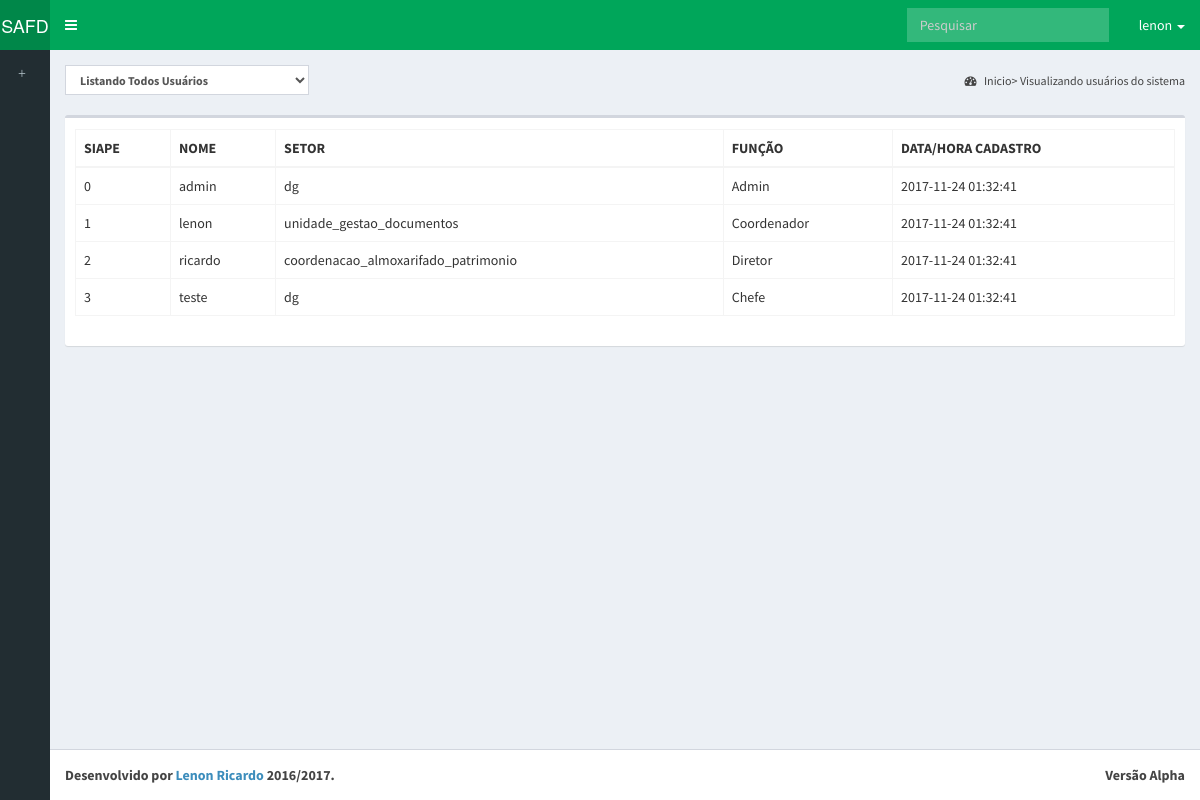
/php/p_visualiza_usuarios.php (signed in), run on the app's committed database.
### tables this page shows
CREATE TABLE IF NOT EXISTS usuario(        
    id_usuario int(10) NOT NULL PRIMARY KEY AUTO_INCREMENT,                               
        estado_usuario binary NOT NULL, 
        login_usuario VARCHAR(50) NOT NULL,
        senha_usuario VARCHAR(50) NOT NULL,
        data_cadastro TIMESTAMP DEFAULT CURRENT_TIMESTAMP,       
        
        id_funcionario int(10) NOT NULL,  
        id_funcao int(10) NOT NULL,  
        id_setor int(10) NOT NULL);

CREATE TABLE IF NOT EXISTS funcionario(        
    id_funcionario int(10) NOT NULL PRIMARY KEY AUTO_INCREMENT,
        siape_funcionario int(10) NOT NULL,
        nome_funcionario VARCHAR(40) NOT NULL,		
        n_portaria_funcionario VARCHAR(40) NOT NULL,
        email_funcionario VARCHAR(40) NOT NULL);

CREATE TABLE IF NOT EXISTS setor(
    id_setor int(10) NOT NULL PRIMARY KEY AUTO_INCREMENT,
	nome_setor VARCHAR(40) NOT NULL);

CREATE TABLE IF NOT EXISTS funcao(    
    id_funcao int(10) NOT NULL PRIMARY KEY AUTO_INCREMENT,        
        descricao_funcao VARCHAR(40) NOT NULL);

### php/visualiza_usuarios.php (the view)
<?php
include 'conexao.php';
$sql = "SELECT login_usuario, estado_usuario, nome_setor, descricao_funcao, siape_funcionario, data_cadastro
        FROM usuario, setor, funcao, funcionario
        WHERE usuario.id_setor = setor.id_setor
        AND usuario.id_funcao = funcao.id_funcao
        AND funcionario.id_funcionario = usuario.id_funcionario";
$result = mysqli_query($con, $sql);
while ($linha = mysqli_fetch_assoc($result))
{
    $visualizar = "<tr>
                        <td>" . $linha['siape_funcionario'] . "</td>" . "
                        <td>" . $linha['login_usuario'] . "</td>" . "
                        <td>" . $linha['nome_setor'] . "</td>" . "
                        <td>" . $linha['descricao_funcao'] . "</td>" . "
                        <td>" . $linha['data_cadastro'] . "</td>" . "
                    </tr>";
    echo $visualizar;
}
?>

### data on the page
usuario: id_funcionario.siape_funcionario "0", login_usuario "admin", id_setor.nome_setor "dg", id_funcao.descricao_funcao "Admin", data_cadastro "2017-11-24 01:32:41"
usuario: id_funcionario.siape_funcionario "1", login_usuario "lenon", id_setor.nome_setor "unidade_gestao_documentos", id_funcao.descricao_funcao "Coordenador", data_cadastro "2017-11-24 01:32:41"
usuario: id_funcionario.siape_funcionario "2", login_usuario "ricardo", id_setor.nome_setor "coordenacao_almoxarifado_patrimonio", id_funcao.descricao_funcao "Diretor", data_cadastro "2017-11-24 01:32:41"
usuario: id_funcionario.siape_funcionario "3", login_usuario "teste", id_setor.nome_setor "dg", id_funcao.descricao_funcao "Chefe", data_cadastro "2017-11-24 01:32:41"

### other printed values
$_SESSION["usuario"] "lenon"
